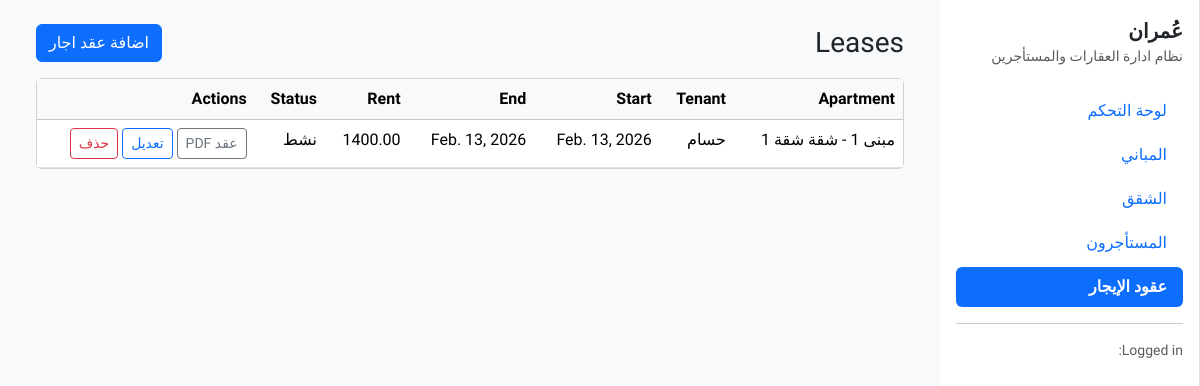
Page /leases/ on the earlier database version.
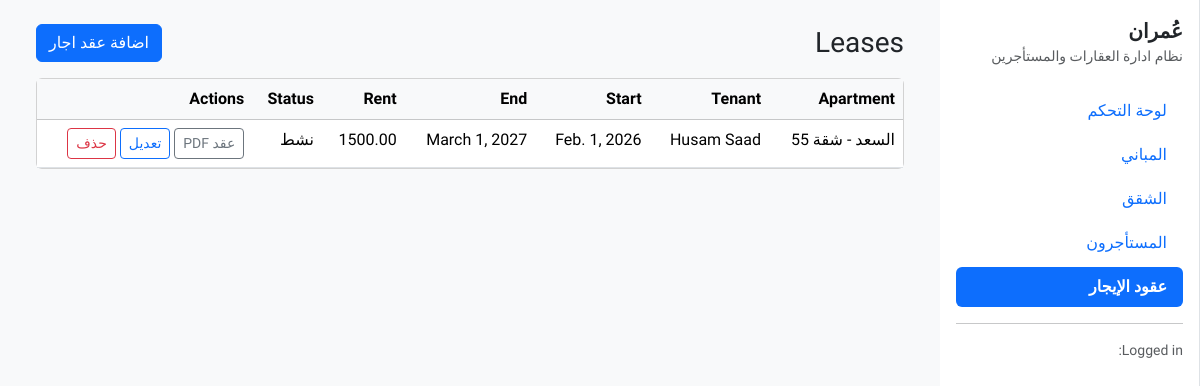
Same page on the later database version.
### listings/models.py (models this page shows, shortened)
class Lease(models.Model):
    class Status(models.TextChoices):
        ACTIVE = "ACTIVE", "نشط"
        ENDED = "ENDED", "منتهي"
    apartment = models.ForeignKey(
        Apartment,
        verbose_name="الشقة",
        on_delete=models.PROTECT,
        related_name="leases"
    )
    tenant = models.ForeignKey(
        Tenant,
        verbose_name="المستأجر",
        on_delete=models.PROTECT,
        related_name="leases"
    )
    start_date = models.DateField("تاريخ البداية")
    end_date = models.DateField("تاريخ النهاية", null=True, blank=True)
    rent_amount = models.DecimalField("قيمة الإيجار المتفق عليها", max_digits=12, decimal_places=2)
    security_deposit = models.DecimalField("مبلغ التأمين", max_digits=12, decimal_places=2, default=0)
    status = models.CharField("حالة العقد", max_length=10, choices=Status.choices, default=Status.ACTIVE)
    notes = models.TextField("ملاحظات", blank=True)
    class Meta:
        verbose_name = "عقد"
        verbose_name_plural = "العقود"
        ordering = ["-start_date"]
        constraints = [
            models.UniqueConstraint(
                fields=["apartment"],
                condition=models.Q(status="ACTIVE"),
                name="unique_active_lease_per_apartment",
            )
        ]

class Apartment(models.Model):
    class Status(models.TextChoices):
        VACANT = "VACANT", "شاغرة"
        RENTED = "RENTED", "مؤجرة"
        MAINTENANCE = "MAINT", "صيانة"
    building = models.ForeignKey(
        Building,
        verbose_name="العمارة",
        on_delete=models.CASCADE,
        related_name="apartments"
    )
    apartment_no = models.CharField("رقم الشقة", max_length=50)
    floor = models.CharField("الطابق", max_length=50, blank=True)
    rooms = models.PositiveSmallIntegerField("عدد الغرف", default=0)
    area_m2 = models.DecimalField("المساحة (م²)", max_digits=8, decimal_places=2, default=0)
    rent_amount = models.DecimalField("قيمة الإيجار", max_digits=12, decimal_places=2, default=0)
    status = models.CharField("الحالة", max_length=10, choices=Status.choices, default=Status.VACANT)
    notes = models.TextField("ملاحظات", blank=True)
    class Meta:
        verbose_name = "شقة"
        verbose_name_plural = "الشقق"
        unique_together = ("building", "apartment_no")
        ordering = ["building", "apartment_no"]
    def __str__(self):
        return f"{self.building.name} - شقة {self.apartment_no}"

class Building(models.Model):
    name = models.CharField("اسم العمارة", max_length=150)
    address = models.CharField("العنوان", max_length=255, blank=True)
    notes = models.TextField("ملاحظات", blank=True)
    class Meta:
        verbose_name = "عمارة"
        verbose_name_plural = "العمارات"
        ordering = ["name"]

class Tenant(models.Model):
    full_name = models.CharField("اسم المستأجر", max_length=150)
    phone = models.CharField("رقم الهاتف", max_length=50, blank=True)
    id_number = models.CharField("رقم الهوية", max_length=50, blank=True)
    address = models.CharField("العنوان", max_length=255, blank=True)  # ✅ جديد
    id_image = models.ImageField("صورة الهوية", upload_to="tenant_ids/", blank=True, null=True)
    notes = models.TextField("ملاحظات", blank=True)
    class Meta:
        verbose_name = "مستأجر"
        verbose_name_plural = "المستأجرون"
        ordering = ["full_name"]
    def __str__(self):
        return self.full_name

### listings/views.py (the view)
# urls.py: path("leases/", views.lease_list, name="lease_list"),
def lease_list(request):
    leases = Lease.objects.select_related("apartment", "tenant", "apartment__building").all().order_by("-start_date")
    is_htmx = request.headers.get("HX-Request")
    template = "listings/partials/lease_list_partial.html" if is_htmx else "listings/lease_list.html"
    return render(request, template, {"leases": leases})

### listings/templates/listings/lease_list.html (shortened to what this page needs)
{% extends "layout/base.html" %}
{% block content %}
<div class="d-flex align-items-center justify-content-between mb-3">
  <h3 class="mb-0">Leases</h3>
  <a class="btn btn-primary" href="{% url 'lease_create' %}">اضافة عقد اجار</a>
</div>
<div class="card">
  <div class="table-responsive">
    <table class="table table-hover mb-0">
      <thead class="table-light">
        <tr>
          <th>Apartment</th>
          <th>Tenant</th>
          <th>Start</th>
          <th>End</th>
          <th>Rent</th>
          <th>Status</th>
          <th class="text-end">Actions</th>
        </tr>
      </thead>
      <tbody>
        {% for l in leases %}
        <tr>
          <td>{{ l.apartment }}</td>
          <td>{{ l.tenant }}</td>
          <td>{{ l.start_date }}</td>
          <td>{{ l.end_date|default:"-" }}</td>
          <td>{{ l.rent_amount }}</td>
          <td>{{ l.get_status_display }}</td>
          <td class="text-end">
            <a class="btn btn-sm btn-outline-secondary" href="{% url 'lease_contract_preview' l.id %}" target="_blank" rel="noopener">عقد PDF</a>
            <a class="btn btn-sm btn-outline-primary" href="{% url 'lease_edit' l.id %}">تعديل</a>
            <a class="btn btn-sm btn-outline-danger" href="{% url 'lease_delete' l.id %}">حذف</a>
          </td>
        </tr>
        {% empty %}
        <tr><td colspan="7" class="text-center text-muted p-4">No leases yet.</td></tr>
        {% endfor %}
      </tbody>
    </table>
  </div>
</div>
{% endblock %}

Differences in the rows shown:
removed Lease: apartment "مبنى 1 - شقة شقة 1", tenant "حسام", start_date "Feb. 13, 2026", end_date "Feb. 13, 2026", rent_amount "1400.00", status "نشط"
added Lease: apartment "السعد - شقة 55", tenant "Husam Saad", start_date "Feb. 1, 2026", end_date "March 1, 2027", rent_amount "1500.00", status "نشط"
